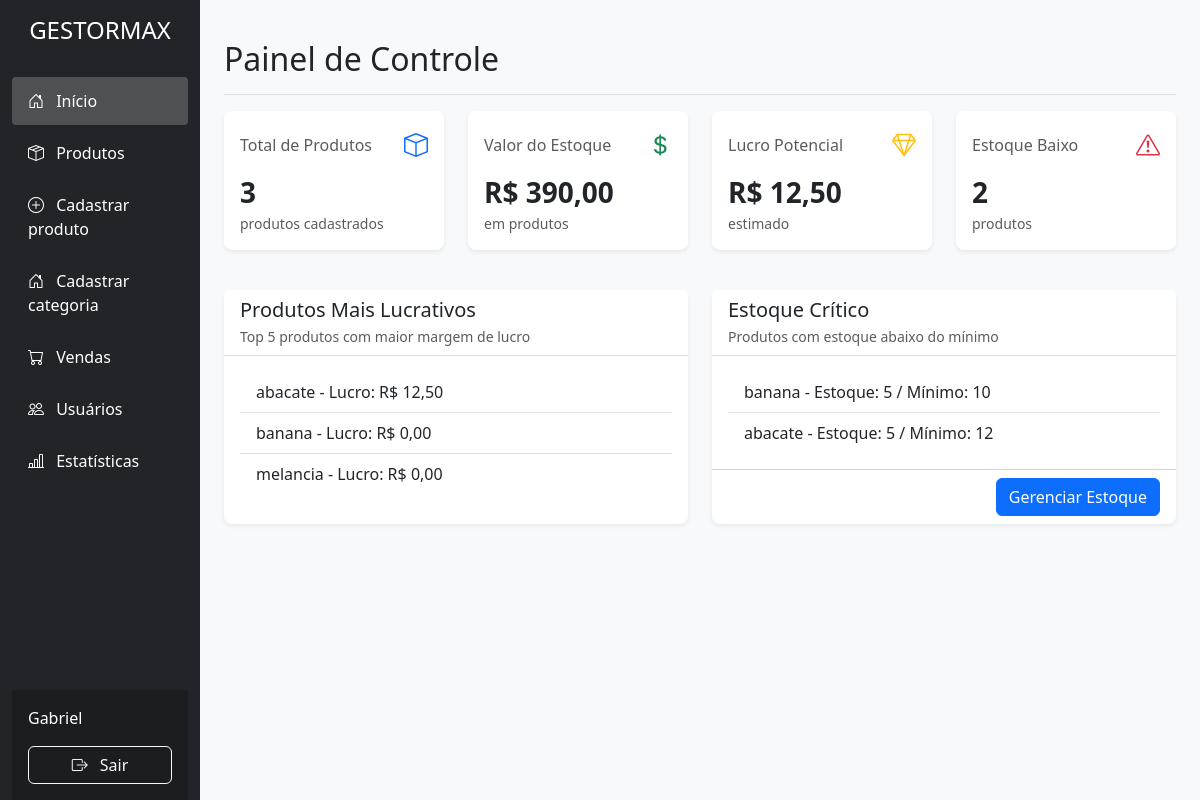
/pages/dashboard.php (signed in), run on the app's committed database.
### tables this page shows
CREATE TABLE `produtos` (
  `id` int NOT NULL,
  `nome` varchar(100) NOT NULL,
  `categoria_id` int DEFAULT NULL,
  `quantidade_inicial` int NOT NULL,
  `quantidade_minima` int NOT NULL,
  `custo` decimal(10,2) NOT NULL,
  `valor_venda` decimal(10,2) NOT NULL
);

### pages/dashboard.php (the view, shortened to what this page needs)
<?php
include 'conexao.php';
$sqlTotal = "SELECT COUNT(*) AS total FROM produtos";
$resTotal = $conn->query($sqlTotal);
$totalProdutos = $resTotal->fetch_assoc()['total'] ?? 0;
$sqlValorEstoque = "SELECT SUM(custo * quantidade_inicial) AS valor_estoque FROM produtos";
$resValorEstoque = $conn->query($sqlValorEstoque);
$valorEstoque = $resValorEstoque->fetch_assoc()['valor_estoque'] ?? 0;
$sqlLucroPotencial = "SELECT SUM((valor_venda - custo) * quantidade_inicial) AS lucro_potencial FROM produtos";
$resLucroPotencial = $conn->query($sqlLucroPotencial);
$lucroPotencial = $resLucroPotencial->fetch_assoc()['lucro_potencial'] ?? 0;
$sqlEstoqueBaixo = "SELECT COUNT(*) AS estoque_baixo FROM produtos WHERE quantidade_inicial < quantidade_minima";
$resEstoqueBaixo = $conn->query($sqlEstoqueBaixo);
$estoqueBaixo = $resEstoqueBaixo->fetch_assoc()['estoque_baixo'] ?? 0;
$sqlTopLucrativos = "SELECT nome, quantidade_inicial, custo, valor_venda,
    ((valor_venda - custo) * quantidade_inicial) AS lucro_total
    FROM produtos
    ORDER BY lucro_total DESC
    LIMIT 5";
$resTopLucrativos = $conn->query($sqlTopLucrativos);
$sqlCriticos = "SELECT nome, quantidade_inicial, quantidade_minima FROM produtos WHERE quantidade_inicial < quantidade_minima";
$resCriticos = $conn->query($sqlCriticos);
?>
<!DOCTYPE html>
<html lang="pt-BR">
<head>
  <link href="https://cdn.jsdelivr.net/npm/bootstrap@5.3.0/dist/css/bootstrap.min.css" rel="stylesheet" />
  <link rel="stylesheet" href="https://cdn.jsdelivr.net/npm/bootstrap-icons@1.10.0/font/bootstrap-icons.css" />
  <link rel="stylesheet" href="../styles/dashboard.css" />
  <link rel="stylesheet" href="../styles/sidebar.css" />
</head>
<body>
  <div class="container-fluid">
    <div class="row">
      <?php include '../INCLUDE/sidebar.php'; ?>
      <main class="col-md-9 ms-sm-auto col-lg-10 px-md-4 py-4">
        <div
          class="d-flex justify-content-between flex-wrap flex-md-nowrap align-items-center pt-3 pb-2 mb-3 border-bottom"
        >
          <h1 class="h2">Painel de Controle</h1>
        </div>
        <div class="row mb-4">
          <div class="col-sm-6 col-lg-3 mb-3">
            <div class="card stat-card h-100">
              <div class="card-body">
                <div class="d-flex justify-content-between align-items-center mb-2">
                  <h3 class="h6 text-muted mb-0">Total de Produtos</h3>
                  <i class="bi bi-box text-primary fs-4"></i>
                </div>
                <div class="stat-value" id="total-produtos"><?= $totalProdutos ?></div>
                <p class="text-muted mb-0 small">produtos cadastrados</p>
              </div>
            </div>
          </div>
          <div class="col-sm-6 col-lg-3 mb-3">
            <div class="card stat-card h-100">
              <div class="card-body">
                <div class="d-flex justify-content-between align-items-center mb-2">
                  <h3 class="h6 text-muted mb-0">Valor do Estoque</h3>
                  <i class="bi bi-currency-dollar text-success fs-4"></i>
                </div>
                <div class="stat-value" id="valor-estoque">R$ <?= number_format($valorEstoque, 2, ',', '.') ?></div>
                <p class="text-muted mb-0 small">em produtos</p>
              </div>
            </div>
          </div>
          <div class="col-sm-6 col-lg-3 mb-3">
            <div class="card stat-card h-100">
              <div class="card-body">
                <div class="d-flex justify-content-between align-items-center mb-2">
                  <h3 class="h6 text-muted mb-0">Lucro Potencial</h3>
                  <i class="bi bi-gem text-warning fs-4"></i>
                </div>
                <div class="stat-value" id="lucro-potencial">R$ <?= number_format($lucroPotencial, 2, ',', '.') ?></div>
                <p class="text-muted mb-0 small">estimado</p>
              </div>
            </div>
          </div>
          <div class="col-sm-6 col-lg-3 mb-3">
            <div class="card stat-card h-100">
              <div class="card-body">
                <div class="d-flex justify-content-between align-items-center mb-2">
                  <h3 class="h6 text-muted mb-0">Estoque Baixo</h3>
                  <i class="bi bi-exclamation-triangle text-danger fs-4"></i>
                </div>
                <div class="stat-value" id="estoque-baixo"><?= $estoqueBaixo ?></div>
                <p class="text-muted mb-0 small">produtos</p>
              </div>
            </div>
          </div>
        </div>
        <div class="row">
          <div class="col-lg-6 mb-4">
            <div class="card h-100">
              <div class="card-header">
                <h2 class="h5 card-title mb-1">Produtos Mais Lucrativos</h2>
                <p class="text-muted small mb-0">Top 5 produtos com maior margem de lucro</p>
              </div>
              <div class="card-body">
                <ul class="list-group list-group-flush" id="produtos-lucrativos">
                  <?php
                  if ($resTopLucrativos && $resTopLucrativos->num_rows > 0) {
                      while ($prod = $resTopLucrativos->fetch_assoc()) {
                          echo "<li class='list-group-item'>";
                          echo htmlspecialchars($prod['nome']) . " - Lucro: R$ " . number_format($prod['lucro_total'], 2, ',', '.');
                          echo "</li>";
                      }
                  } else {
                      echo "<li class='list-group-item text-muted fst-italic'>Nenhum produto cadastrado</li>";
                  }
                  ?>
                </ul>
              </div>
            </div>
          </div>
          <div class="col-lg-6 mb-4">
            <div class="card h-100">
              <div class="card-header">
                <h2 class="h5 card-title mb-1">Estoque Crítico</h2>
                <p class="text-muted small mb-0">Produtos com estoque abaixo do mínimo</p>
              </div>
              <div class="card-body">
                <ul class="list-group list-group-flush" id="produtos-criticos">
                  <?php
                  if ($resCriticos && $resCriticos->num_rows > 0) {
                      while ($prod = $resCriticos->fetch_assoc()) {
                          echo "<li class='list-group-item'>";
                          echo htmlspecialchars($prod['nome']) . " - Estoque: " . intval($prod['quantidade_inicial']) . " / Mínimo: " . intval($prod['quantidade_minima']);
                          echo "</li>";
                      }
                  } else {
                      echo "<li class='list-group-item text-muted fst-italic'>Nenhum produto com estoque crítico</li>";
                  }
                  ?>
                </ul>
              </div>
              <div class="card-footer bg-transparent">
                <a href="produtos-lista.php" class="btn btn-primary float-end">Gerenciar Estoque</a>
              </div>
            </div>
          </div>
        </div>
      </main>
    </div>
  </div>
</body>
</html>

### styles/dashboard.css (style rules this page uses)
body { background-color: #f8f9fa; }
.stat-card { border: none; border-radius: 0.5rem; box-shadow: 0 0.125rem 0.25rem rgba(0, 0, 0, 0.075); transition: transform 0.3s ease, box-shadow 0.3s ease; }
.stat-value { font-size: 1.75rem; font-weight: 700; color: #212529; }
.card { border: none; border-radius: 0.5rem; box-shadow: 0 0.125rem 0.25rem rgba(0, 0, 0, 0.075); }
.card-header { background-color: #fff; border-bottom: 1px solid rgba(0, 0, 0, 0.125); }

### data on the page
produtos: nome "abacate", lucro_total "12,50", quantidade_inicial "5", quantidade_minima "12"
produtos: nome "banana", lucro_total "0,00", quantidade_inicial "5", quantidade_minima "10"
produtos: nome "melancia", lucro_total "0,00"

### other printed values
$_SESSION['usuario_nome'] "Gabriel"
$totalProdutos "3"
$valorEstoque "390,00"
$lucroPotencial "12,50"
$estoqueBaixo "2"
